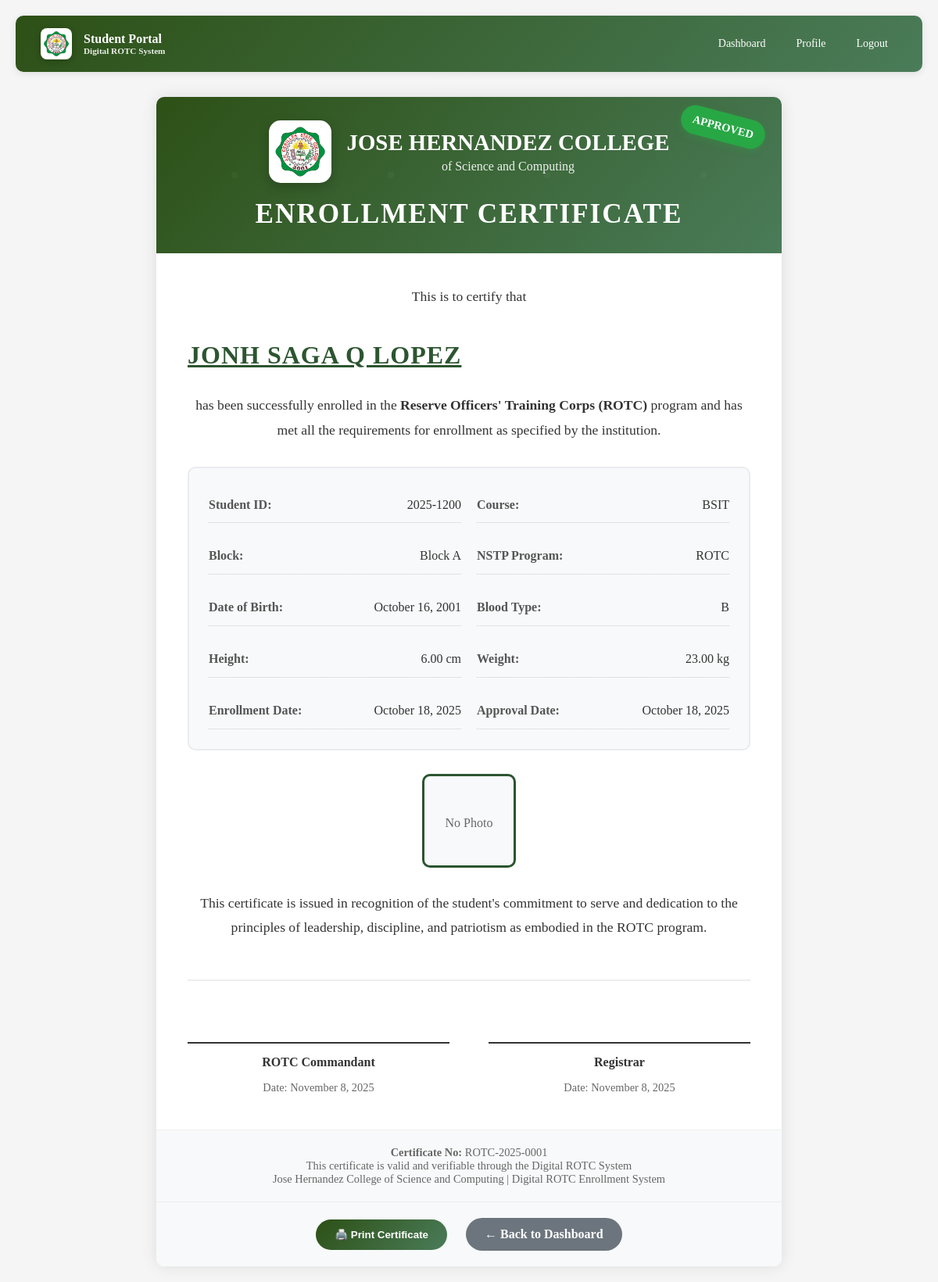
Screenshot of /student/certificate.php (signed in) with the database file from the repository.
### tables this page shows
CREATE TABLE `enrollments` (
  `id` int(11) NOT NULL,
  `student_id` varchar(50) NOT NULL,
  `first_name` varchar(50) NOT NULL,
  `middle_name` varchar(50) DEFAULT NULL,
  `last_name` varchar(50) NOT NULL,
  `age` int(11) DEFAULT NULL,
  `religion` varchar(50) DEFAULT NULL,
  `date_of_birth` date DEFAULT NULL,
  `place_of_birth` varchar(100) DEFAULT NULL,
  `height` decimal(5,2) DEFAULT NULL,
  `weight` decimal(5,2) DEFAULT NULL,
  `complexion` varchar(50) DEFAULT NULL,
  `blood_type` varchar(5) DEFAULT NULL,
  `block` varchar(10) DEFAULT NULL,
  `course` varchar(50) DEFAULT NULL,
  `army_nstp` varchar(20) DEFAULT NULL,
  `address` text DEFAULT NULL,
  `phone` varchar(20) DEFAULT NULL,
  `email` varchar(100) DEFAULT NULL,
  `father_name` varchar(100) DEFAULT NULL,
  `father_occupation` varchar(100) DEFAULT NULL,
  `mother_name` varchar(100) DEFAULT NULL,
  `mother_occupation` varchar(100) DEFAULT NULL,
  `emergency_contact_person` varchar(100) DEFAULT NULL,
  `relationship` varchar(50) DEFAULT NULL,
  `emergency_contact_number` varchar(20) DEFAULT NULL,
  `ms` varchar(20) DEFAULT NULL,
  `semester` varchar(20) DEFAULT NULL,
  `school_year` varchar(20) DEFAULT NULL,
  `grade` varchar(10) DEFAULT NULL,
  `ms_remarks` text DEFAULT NULL,
  `advance_course` tinyint(1) DEFAULT 0,
  `photo_path` varchar(255) DEFAULT NULL,
  `status` enum('not_enrolled','submitted','resubmitted','approved','rejected') DEFAULT 'not_enrolled',
  `admin_remarks` text DEFAULT NULL,
  `submitted_at` timestamp NULL DEFAULT NULL,
  `resubmitted_at` timestamp NULL DEFAULT NULL,
  `reviewed_at` timestamp NULL DEFAULT NULL,
  `created_at` timestamp NOT NULL DEFAULT current_timestamp(),
  `updated_at` timestamp NOT NULL DEFAULT current_timestamp() ON UPDATE current_timestamp()
);

### student/certificate.php (the view, shortened to what this page needs)
<?php
$database = new Database();
$db = $database->getConnection();
$student_id = $_SESSION['user_id'];
$query = "SELECT * FROM enrollments WHERE student_id = ? AND status = 'approved' ORDER BY created_at DESC LIMIT 1";
$stmt = $db->prepare($query);
$stmt->execute([$student_id]);
$enrollment = $stmt->fetch(PDO::FETCH_ASSOC);
?>
<!DOCTYPE html>
<html lang="en">
<head>
</head>
<body>
  <nav class="navbar no-print">
    <div class="navbar-brand">
      <img src="../assets/img/jhcsc-logo.png" alt="JHCSC Logo" class="navbar-logo">
      <div>
        <div style="font-size: 1rem;">Student Portal</div>
        <div style="font-size: 0.7rem; opacity: 0.9;">Digital ROTC System</div>
      </div>
    </div>
    <div class="navbar-nav">
      <a href="dashboard.php" class="nav-link">Dashboard</a>
      <a href="profile.php" class="nav-link">Profile</a>
      <a href="../index.php" class="nav-link">Logout</a>
    </div>
  </nav>
  <div class="container">
    <div class="certificate-header">
      <div class="approval-stamp">APPROVED</div>
      <div class="logo-section">
        <div class="logo">
          <img src="../assets/img/jhcsc-logo.png" alt="JHCSC Logo">
        </div>
        <div class="institution-info">
          <div class="institution-name">JOSE HERNANDEZ COLLEGE</div>
          <div class="institution-subtitle">of Science and Computing</div>
        </div>
      </div>
      <div class="certificate-title">ENROLLMENT CERTIFICATE</div>
    </div>
    <div class="certificate-body">
      <div class="certificate-text">
        This is to certify that
      </div>
      <div class="student-name">
        <?php echo htmlspecialchars($enrollment['first_name'] . ' ' . $enrollment['middle_name'] . ' ' . $enrollment['last_name']); ?>
      </div>
      <div class="certificate-text">
        has been successfully enrolled in the <strong>Reserve Officers' Training Corps (ROTC)</strong> program
        and has met all the requirements for enrollment as specified by the institution.
      </div>
      <div class="details-grid">
        <div class="detail-item">
          <span class="detail-label">Student ID:</span>
          <span class="detail-value"><?php echo htmlspecialchars($enrollment['student_id']); ?></span>
        </div>
        <div class="detail-item">
          <span class="detail-label">Course:</span>
          <span class="detail-value"><?php echo htmlspecialchars($enrollment['course']); ?></span>
        </div>
        <div class="detail-item">
          <span class="detail-label">Block:</span>
          <span class="detail-value">Block <?php echo htmlspecialchars($enrollment['block']); ?></span>
        </div>
        <div class="detail-item">
          <span class="detail-label">NSTP Program:</span>
          <span class="detail-value"><?php echo htmlspecialchars($enrollment['army_nstp']); ?></span>
        </div>
        <div class="detail-item">
          <span class="detail-label">Date of Birth:</span>
          <span class="detail-value"><?php echo date('F j, Y', strtotime($enrollment['date_of_birth'])); ?></span>
        </div>
        <div class="detail-item">
          <span class="detail-label">Blood Type:</span>
          <span class="detail-value"><?php echo htmlspecialchars($enrollment['blood_type']); ?></span>
        </div>
        <div class="detail-item">
          <span class="detail-label">Height:</span>
          <span class="detail-value"><?php echo $enrollment['height']; ?> cm</span>
        </div>
        <div class="detail-item">
          <span class="detail-label">Weight:</span>
          <span class="detail-value"><?php echo $enrollment['weight']; ?> kg</span>
        </div>
        <div class="detail-item">
          <span class="detail-label">Enrollment Date:</span>
          <span class="detail-value"><?php echo date('F j, Y', strtotime($enrollment['submitted_at'])); ?></span>
        </div>
        <div class="detail-item">
          <span class="detail-label">Approval Date:</span>
          <span class="detail-value"><?php echo date('F j, Y', strtotime($enrollment['reviewed_at'] ?: $enrollment['updated_at'])); ?></span>
        </div>
      </div>
      <div class="photo-section">
        <?php if (!empty($enrollment['photo_path']) && file_exists($enrollment['photo_path'])): ?>
          <img src="<?php echo htmlspecialchars($enrollment['photo_path']); ?>"
               alt="Student Photo" class="student-photo">
        <?php else: ?>
          <div style="width: 120px; height: 120px; border: 3px solid #2c5530; border-radius: 10px; display: inline-block; line-height: 120px; text-align: center; color: #666; background: #f8f9fa;">
            No Photo
          </div>
        <?php endif; ?>
      </div>
      <div class="certificate-text">
        This certificate is issued in recognition of the student's commitment to serve and dedication
        to the principles of leadership, discipline, and patriotism as embodied in the ROTC program.
      </div>
      <div class="signatures-section">
        <div class="signature-block">
          <div class="signature-line"></div>
          <div class="signature-label">ROTC Commandant</div>
          <div class="signature-date">Date: <?php echo date('F j, Y'); ?></div>
        </div>
        <div class="signature-block">
          <div class="signature-line"></div>
          <div class="signature-label">Registrar</div>
          <div class="signature-date">Date: <?php echo date('F j, Y'); ?></div>
        </div>
      </div>
    </div>
    <div class="certificate-footer">
      <p><strong>Certificate No:</strong> ROTC-<?php echo date('Y'); ?>-<?php echo str_pad($enrollment['id'], 4, '0', STR_PAD_LEFT); ?></p>
      <p>This certificate is valid and verifiable through the Digital ROTC System</p>
      <p>Jose Hernandez College of Science and Computing | Digital ROTC Enrollment System</p>
    </div>
    <div class="print-controls no-print">
      <button onclick="window.print()" class="btn btn-primary">
        🖨️ Print Certificate
      </button>
      <a href="dashboard.php" class="btn btn-secondary">
        ← Back to Dashboard
      </a>
    </div>
  </div>
</body>
</html>

### student/certificate.php (style rules this page uses)
* { margin: 0; padding: 0; box-sizing: border-box; }
body { font-family: 'Times New Roman', serif; background: #f5f5f5; padding: 20px; }
.navbar { background: linear-gradient(135deg, #2d5016 0%, #4a7c59 100%); color: white; padding: 1rem 2rem; display: flex; justify-content: space-between; align-items: center; box-shadow: 0 2px 10px rgba(0,0,0,0.1); margin-bottom: 2rem; border-radius: 10px; }
.navbar-brand { font-size: 1.2rem; font-weight: bold; display: flex; align-items: center; gap: 15px; }
.navbar-logo { height: 40px; width: auto; border-radius: 8px; box-shadow: 0 2px 8px rgba(0,0,0,0.2); background: white; padding: 4px; }
.navbar-nav { display: flex; gap: 15px; align-items: center; }
.nav-link { color: white; text-decoration: none; padding: 6px 12px; border-radius: 15px; transition: background-color 0.3s; font-size: 14px; }
.container { max-width: 800px; margin: 0 auto; background: white; box-shadow: 0 0 20px rgba(0,0,0,0.1); border-radius: 10px; overflow: hidden; }
.certificate-header { background: linear-gradient(135deg, #2d5016 0%, #4a7c59 100%); color: white; padding: 30px; text-align: center; position: relative; }
.certificate-header::before { content: ''; position: absolute; top: 0; left: 0; right: 0; bottom: 0; opacity: 0.3; }
.logo-section { display: flex; justify-content: center; align-items: center; gap: 20px; margin-bottom: 20px; position: relative; z-index: 1; }
.logo { width: 80px; height: 80px; background: white; border-radius: 15px; display: flex; align-items: center; justify-content: center; padding: 8px; box-shadow: 0 5px 15px rgba(0,0,0,0.2); }
.logo img { width: 100%; height: 100%; object-fit: contain; }
.institution-info { position: relative; z-index: 1; }
.institution-name { font-size: 1.8rem; font-weight: bold; margin-bottom: 5px; }
.institution-subtitle { font-size: 1rem; opacity: 0.9; }
.certificate-title { font-size: 2.2rem; font-weight: bold; margin-top: 20px; letter-spacing: 2px; position: relative; z-index: 1; }
.certificate-body { padding: 40px; line-height: 1.8; }
.certificate-text { text-align: center; font-size: 1.1rem; margin-bottom: 30px; color: #333; }
.student-name { font-size: 2rem; font-weight: bold; color: #2c5530; text-decoration: underline; margin: 20px 0; text-transform: uppercase; letter-spacing: 1px; }
.details-grid { display: grid; grid-template-columns: 1fr 1fr; gap: 20px; margin: 30px 0; background: #f8f9fa; padding: 25px; border-radius: 10px; border: 2px solid #e9ecef; }
.detail-item { display: flex; justify-content: space-between; padding: 8px 0; border-bottom: 1px dotted #ccc; }
.detail-label { font-weight: bold; color: #555; }
.detail-value { color: #333; font-weight: 500; }
.photo-section { text-align: center; margin: 30px 0; }
.signatures-section { display: grid; grid-template-columns: 1fr 1fr; gap: 50px; margin-top: 50px; padding-top: 30px; border-top: 2px solid #eee; }
.signature-block { text-align: center; }
.signature-line { border-bottom: 2px solid #333; height: 50px; margin-bottom: 10px; position: relative; }
.signature-label { font-weight: bold; color: #333; margin-bottom: 5px; }
.signature-date { font-size: 0.9rem; color: #666; }
.certificate-footer { background: #f8f9fa; padding: 20px; text-align: center; font-size: 0.9rem; color: #666; border-top: 1px solid #eee; }
.print-controls { text-align: center; padding: 20px; background: #f8f9fa; border-top: 1px solid #eee; }
.btn { display: inline-block; padding: 12px 24px; margin: 0 10px; border: none; border-radius: 25px; text-decoration: none; font-weight: 600; cursor: pointer; transition: all 0.3s ease; }
.btn-primary { background: linear-gradient(135deg, #2d5016 0%, #4a7c59 100%); color: white; }
.btn-secondary { background: #6c757d; color: white; }
.approval-stamp { position: absolute; top: 20px; right: 20px; background: #28a745; color: white; padding: 10px 15px; border-radius: 50px; font-weight: bold; font-size: 0.9rem; transform: rotate(15deg); box-shadow: 0 3px 10px rgba(40, 167, 69, 0.3); }

### rows the page displays
enrollments: first_name+middle_name+last_name "JONH SAGA Q LOPEZ", student "2025-1200", course "BSIT", block "A", army_nstp "ROTC", date_of_birth "October 16, 2001", blood_type "B", height "6.00", weight "23.00", submitted_at "October 18, 2025", reviewed_at "October 18, 2025", id "0001"
